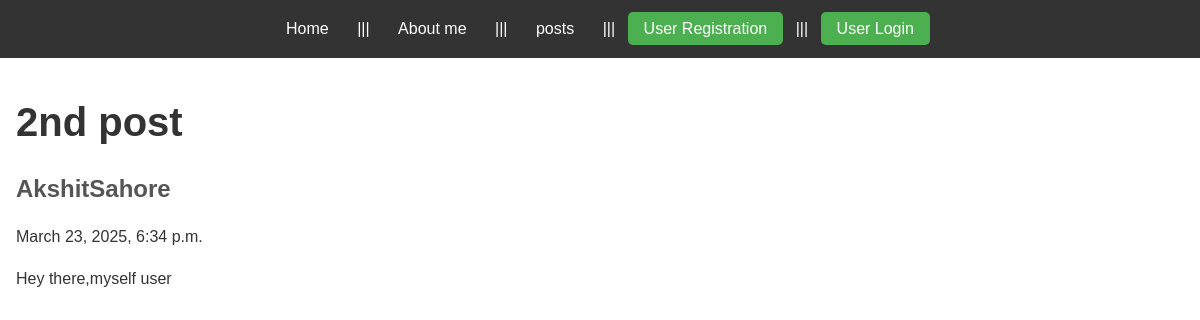
The app's page /posts/2nd-post with its own data.
### posts/models.py (models this page shows, shortened)
class Post(models.Model):
    title = models.CharField(max_length=75)
    body = models.TextField()
    slug = models.SlugField()
    date = models.DateTimeField(auto_now_add=True)
    author= models.ForeignKey(User,on_delete=models.CASCADE, default=True )

### posts/views.py (the view)
# urls.py: path('<slug:slug>',views.post_page, name="page"),
def post_page(request,slug):
    post=Post.objects.get(slug=slug)
    return render(request,'posts/post_page.html',{'post':post})

### posts/templates/posts/post_page.html (shortened to what this page needs)
{% extends 'layout.html' %}
{% block content%}
    <section>
        <h1>{{post.title}}</h1>
        <h3>{{post.author}}</h3>
        <p>{{post.date}}</p>
        <p>{{post.body}}</p>
    </section>
{%endblock%}

### static/css/food_style.css (style rules this page uses)
* { margin: 0; padding: 0; box-sizing: border-box; }
body { font-family: Arial, sans-serif; line-height: 1.6; color: #333; background-color: #ffffff; background: url('https://img.freepik.com/free-photo/top-view-paper-dove-with-notebook-leaves_23-2148630358.jpg?semt=ais_hybrid') no-repeat center center fixed; background-size: cover; min-height: 100vh; margin: 0; font-family: Arial, sans-serif; }
h1, h2, h3 { margin-bottom: 1rem; }
h1 { font-size: 2.5rem; color: #333; }
h3 { font-size: 1.5rem; color: #555; }
p { margin-bottom: 1rem; }

### records on screen
Post: title "2nd post", author "AkshitSahore", date "March 23, 2025, 6:34 p.m.", body "Hey there,myself user"
